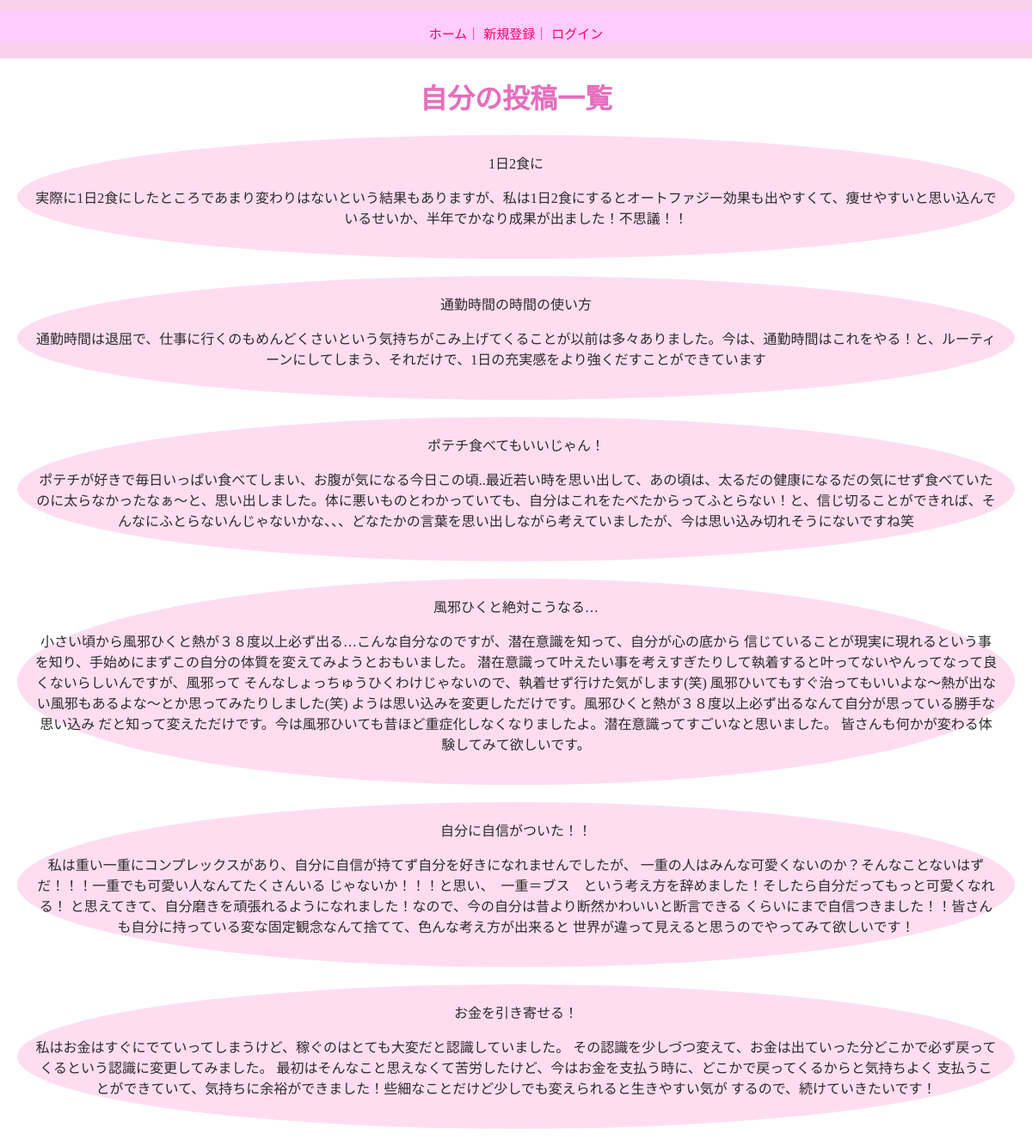
/post_list, run on an earlier commit of the app's database.
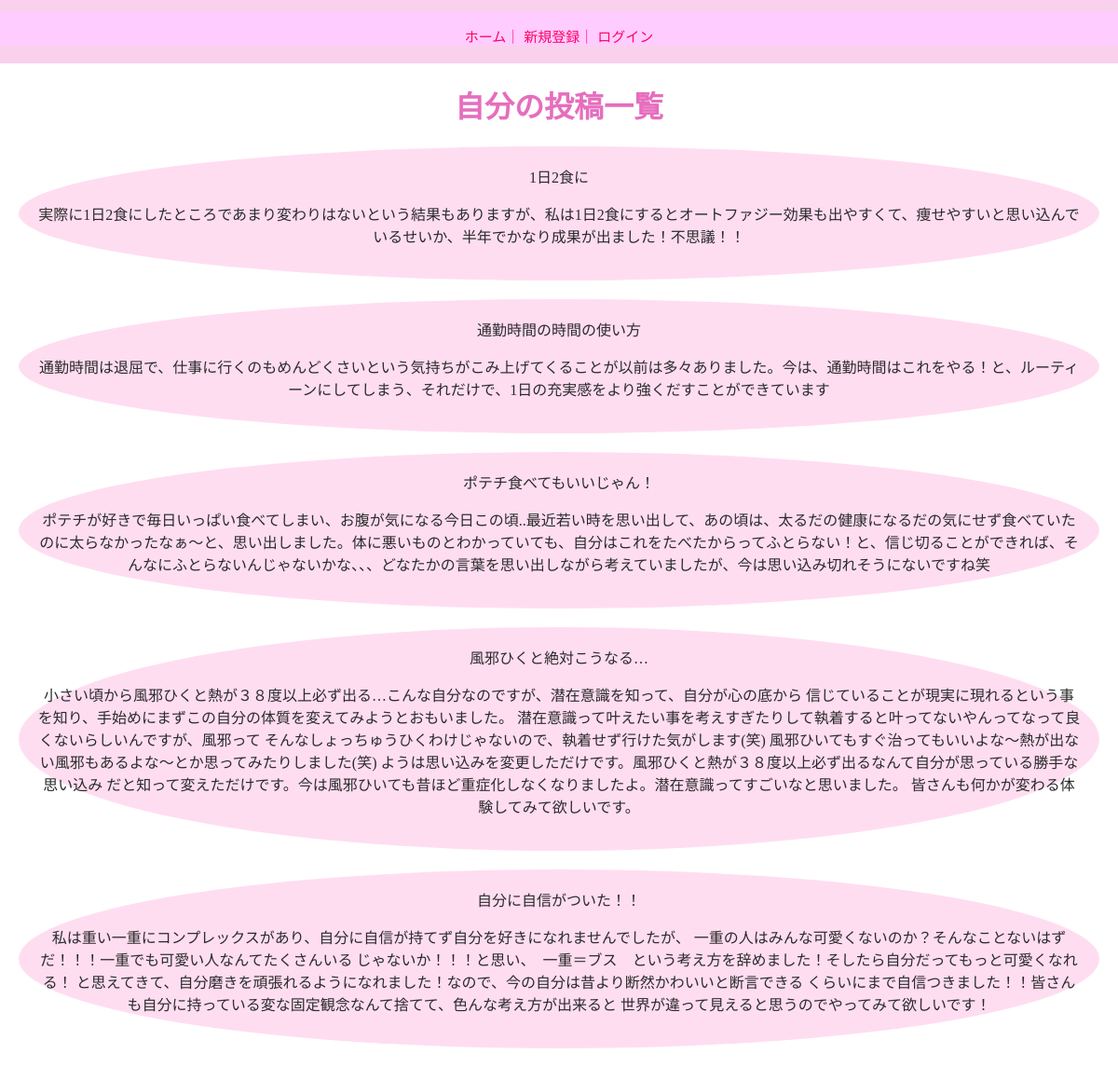
And on a later commit of the database.
### mind_ch_db/models.py (models this page shows)
class PostInfo(models.Model):
    user_id = models.ForeignKey(
        User, on_delete=models.SET_NULL,null=True)
    genre_id = models.ForeignKey(
        'genre', on_delete=models.SET_NULL,null=True)
    post_title = models.CharField(max_length=50)
    post_content = models.TextField(max_length=1000)
    reaction_count = models.IntegerField(null=True, blank=True)
    create_at = models.DateTimeField(default=timezone.datetime.now)
    update_at = models.DateTimeField(default=timezone.datetime.now)

### mind_ch_db/views.py (the view)
# urls.py: path('post_list', views.post_list, name='post_list'),
def post_list(request):
    posts = PostInfo.objects.filter(user_id=request.user.id).order_by('-create_at')
    return render(request, 'post_list.html', {'posts': posts})

### mind_ch_db/templates/post_list.html
<!DOCTYPE html>
{% extends "base.html" %}
{% block content %}
<html lang="en">
<body>
    <h1>自分の投稿一覧</h1>
    <div>
        {% for post in posts %}
        <div class="post_list">
            <a href="{% url 'posts_edit' post.id %}">
                <div class="post_list_title center">
                    <div>{{ post.post_title }}</div>
                </div>
                <p>{{ post.post_content }}</p>
            </a>
        </div>
        {% empty %}
            <div class="center"><p>まだ投稿をしていません！</p></div>
        {% endfor %}
    </div>
</body>
</html>
{% endblock %}

What changed in the data, as far as the page shows it:
no longer on this page (row edited): PostInfo: post_title "お金を引き寄せる！", post_content "私はお金はすぐにでていってしまうけど、稼ぐのはとても大変だと認識していました。 その認識を少しづつ変えて、お金は出ていった分どこかで必ず戻ってくるという認識に変更してみました。 最初はそんなこと思えなくて苦労したけど、今はお金を支払う時に、どこかで戻ってくるからと気持ちよく 支払うことができていて、気持ちに余裕ができました！些細なことだけど少しでも変えられると生きやすい気が するので、続けていきたいです！"
